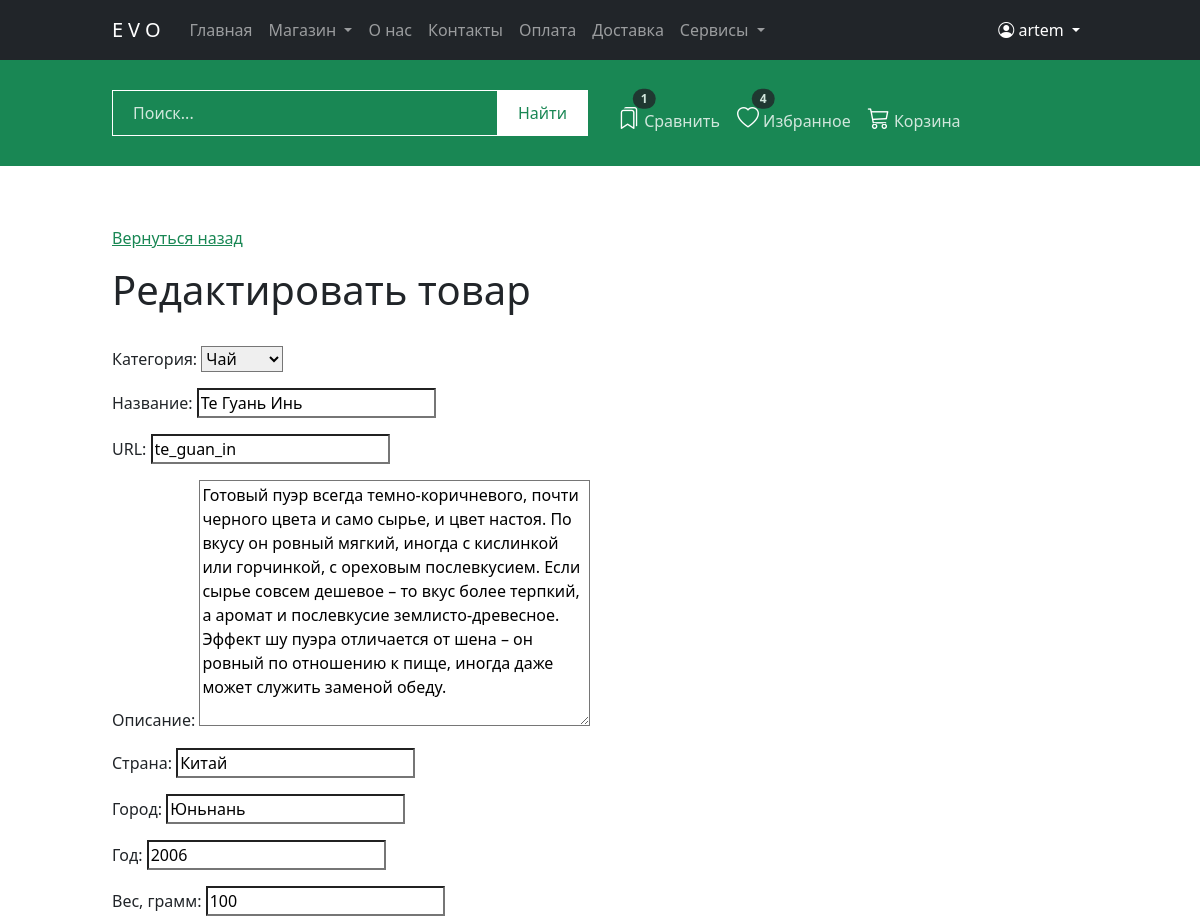
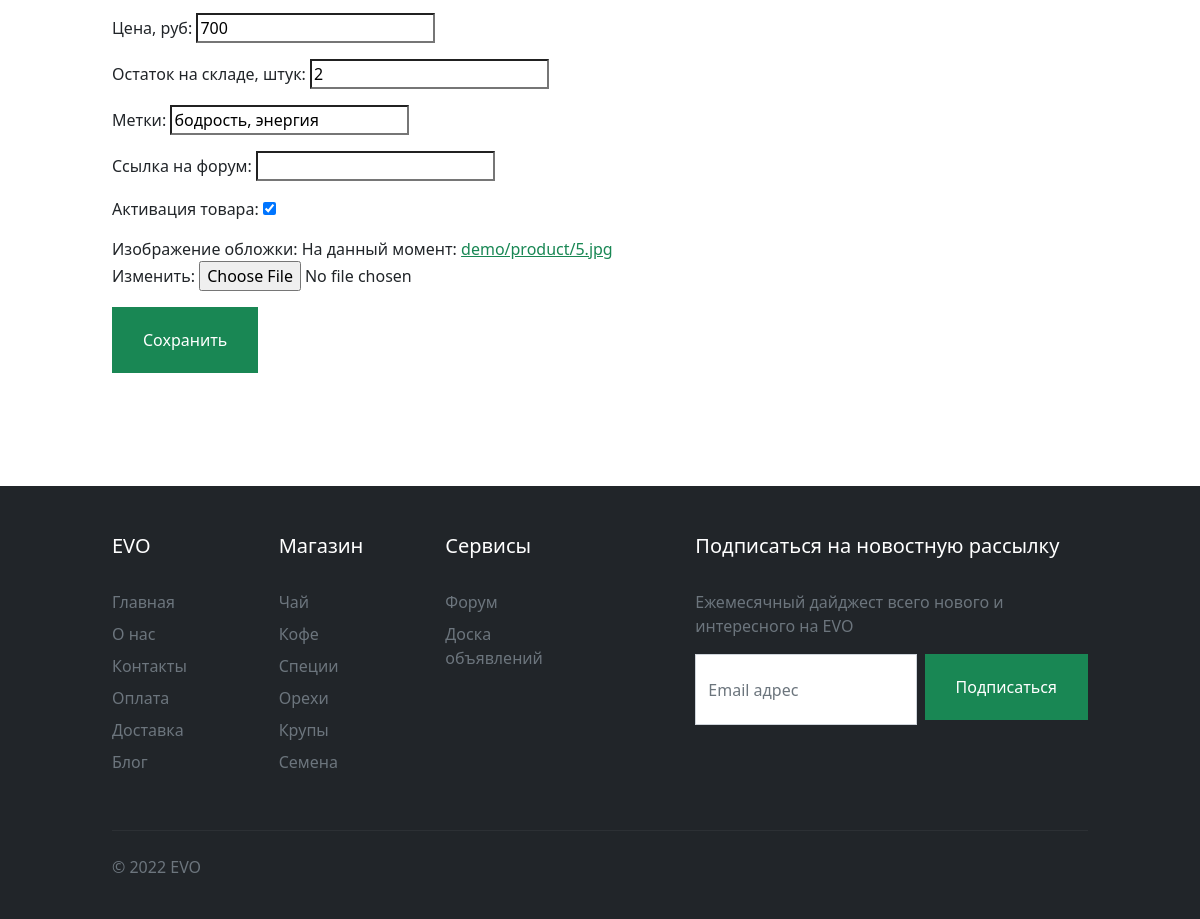
The page /catalog/product/te_guan_in/edit_product/ (signed in) on the database its author committed (2 pictures, top to bottom).
### apps/core/models.py (models this page shows, shortened)
class Product(models.Model):
    class Meta:
        verbose_name = 'Товар'
        verbose_name_plural = 'Товары'
        index_together = (('id', 'slug'),)
        ordering = ('-created',)
    category = models.ForeignKey(Category, on_delete=models.CASCADE, related_name='products', verbose_name='Категория')
    name = models.CharField(max_length=50, db_index=True, verbose_name='Название')
    slug = models.SlugField(max_length=200, db_index=True, verbose_name="URL")
    desc = models.TextField(verbose_name='Описание')
    country = models.CharField(max_length=50, blank=True, null=True, default=None, verbose_name='Страна')
    town = models.CharField(max_length=50, blank=True, null=True, default=None, verbose_name='Город')
    year = models.CharField(max_length=50, blank=True, null=True, default=None, verbose_name='Год')
    volume = models.IntegerField(verbose_name='Вес, грамм')
    price = models.DecimalField(max_digits=10, decimal_places=0, verbose_name='Цена, руб')
    stock = models.PositiveIntegerField(verbose_name='Остаток на складе, штук')
    tag = models.CharField(max_length=100, blank=True, null=True, default=None, verbose_name='Метки')
    talk_forum = models.URLField(blank=True, null=True, default=None, verbose_name='Ссылка на форум')
    is_active = models.BooleanField(default=True, verbose_name="Активация товара")
    image = models.ImageField(upload_to='product/', verbose_name='Изображение обложки')
    created = models.DateTimeField(auto_now_add=True, verbose_name='Дата создания')
    updated = models.DateTimeField(auto_now=True, verbose_name='Дата изменения')

class Category(models.Model):
    class Meta:
        verbose_name = 'Категория'
        verbose_name_plural = 'Категории'
    name = models.CharField(max_length=20, db_index=True, verbose_name='Категория')
    slug = models.SlugField(max_length=200, db_index=True, unique=True, verbose_name="URL")
    is_active = models.BooleanField(default=True, verbose_name="Активация категории")
    created = models.DateTimeField(auto_now_add=True, auto_now=False, verbose_name='Дата создания')
    updated = models.DateTimeField(auto_now_add=False, auto_now=True, verbose_name='Дата изменения')
    image = models.ImageField(upload_to='category/', verbose_name='Изображение категории')
    url = models.CharField(max_length=30, blank=True, null=True, default=None, verbose_name='Ссылка на Категорию')
    def __str__(self):
        return self.name

### apps/core/views.py (the view, shortened to what this page needs)
# urls.py: path('catalog/product/<slug:slug>/edit_product/', views.EditProductView.as_view(), name='edit_product'),
class EditProductView(SuccessMessageMixin, LoginRequiredMixin, UpdateView):
    model = Product
    template_name = 'core/edit_product.html'
    form_class = ProductForm
    success_url = reverse_lazy('edit_product')
    success_message = 'Товар обновлён'

### apps/core/forms.py
class ProductForm(forms.ModelForm):
    class Meta:
        model = Product
        fields = '__all__'
        widgets = {
            'description': forms.Textarea(attrs={'class': 'form-control'}),
        }

### apps/cart/cart.py (called while the page is built)
    def __len__(self):
        return sum(item['quantity'] for item in self.cart.values())

### apps/cart/context_processors.py (called while the page is built)
def cart(request):
    return {'cart': Cart(request)}

### apps/templates/core/edit_product.html (shortened to what this page needs)
{% extends 'layouts/base.html' %}
{% load  static %}
{% block content %}
    <section id="prod" class="paddingTopBottom">
        <div class="container">
            <div class="row">
                <div class="col">
                    <p><a href="{% url 'product' product.slug %}">Вернуться назад</a></p>
                    <h1>Редактировать товар</h1>
                    <form action="" method="POST" enctype="multipart/form-data">
                        {{ form.as_p }}
                        <button type="submit" class="btn btn-success btnS">Сохранить</button>
                    </form>
                </div>
            </div>
        </div>
    </section>
{% endblock %}

### apps/templates/includes/navigation.html (shortened to what this page needs)
<nav id="navbar" class="navbar navbar-expand-lg navbar-dark bg-dark">
    <div class="container">
        <a class="navbar-brand" href="{% url 'main' %}">EVO</a>
        <div class="collapse navbar-collapse" id="navbarNav">
            <ul class="navbar-nav me-auto mb-2 mb-lg-0">
                <li class="nav-item">
                    <a class="nav-link" href="{% url 'main' %}">Главная</a>
                </li>
                <li class="nav-item dropdown">
                    <a class="nav-link dropdown-toggle" href="" id="navbarDropdownMenuLink1"
                       role="button"
                       data-bs-toggle="dropdown" aria-expanded="false">
                        Магазин
                    </a>
                </li>
                <li class="nav-item">
                    <a href="{% url 'about' %}" class="nav-link">О нас</a>
                </li>
                <li class="nav-item">
                    <a href="{% url 'contacts' %}" class="nav-link">Контакты</a>
                </li>
                <li class="nav-item">
                    <a href="#" class="nav-link">Оплата</a>
                </li>
                <li class="nav-item">
                    <a href="#" class="nav-link">Доставка</a>
                </li>
                <li class="nav-item dropdown">
                    <a class="nav-link dropdown-toggle" href="" id="navbarDropdownMenuLinkService"
                       role="button"
                       data-bs-toggle="dropdown" aria-expanded="false">
                        Сервисы
                    </a>
                </li>
            </ul>
            <div class="navbar-nav text-lg-end">
                <li class="nav-item dropdown">
                    <a class="nav-link dropdown-toggle text-white" href="" id="navbarDropdownMenuLink2"
                       role="button"
                       data-bs-toggle="dropdown" aria-expanded="false">
                        {% if user.is_authenticated %}
                            <i class="bi bi-person-circle"></i> {{ user.username }}
                        {% else %}
                            <i class="bi bi-person-circle"></i> Личный кабинет
                        {% endif %}
                    </a>
                </li>
            </div>
        </div>
    </div>
</nav>

### apps/static/css/style.css (style rules this page uses)
:root { --color-accent: #198754; }
@media (min-width: 1000px) { .container { max-width: 1000px; } }
h1, .h2, .h3, .h4, .h5, .h6, h1, h2, h3, h4, h5, h6 { margin-bottom: 2rem; }
a.active.focus, a.active:focus, a.focus, a:active.focus, a:active:focus, a:focus, button.active.focus, button.active:focus, button.focus, button:active.focus, button:active:focus, button:focus, .btn.active.focus, .btn.active:focus, .btn.focus, .btn:active.focus, .btn:active:focus, .btn:focus, input, textarea, input:active, textarea:active { outline: 0 !important; outline-color: transparent !important; outline-style: none !important; box-shadow: 0 0 0 0 rgba(0, 123, 255, 0) !important; }
a, .btn-link { color: var(--color-accent); }
*, .rounded-3 { -webkit-border-radius: 0 !important; -moz-border-radius: 0 !important; border-radius: 0 !important; }
.paddingTopBottom { padding-top: 5%; padding-bottom: 5%; }
#navbar { padding-top: 10px; padding-bottom: 10px; }
#navbar .navbar-brand { letter-spacing: 5px; }
.btnS { padding: 20px 30px; margin-bottom: 5px; }

### rows shown on the page
Product: category "Чай", slug "te_guan_in", desc "Готовый пуэр всегда темно-коричневого, почти черного цвета и само сырье, и цвет настоя. По вкусу он ровный мягкий, иногда с кислинкой или горчинкой, с ореховым послевкусием. Если сырье совсем дешевое – то вкус более терпкий, а аромат и послевкусие землисто-древесное. Эффект шу пуэра отличается от шена – он ровный по отношению к пище, иногда даже может служить заменой обеду.", country "Китай", town "Юньнань", year "2006", volume "100", price "700", stock "2", tag "бодрость, энергия", is_active "☑"
Category: name "Те Гуань Инь"

### other values the page prints
{{ user.username }} "artem"
